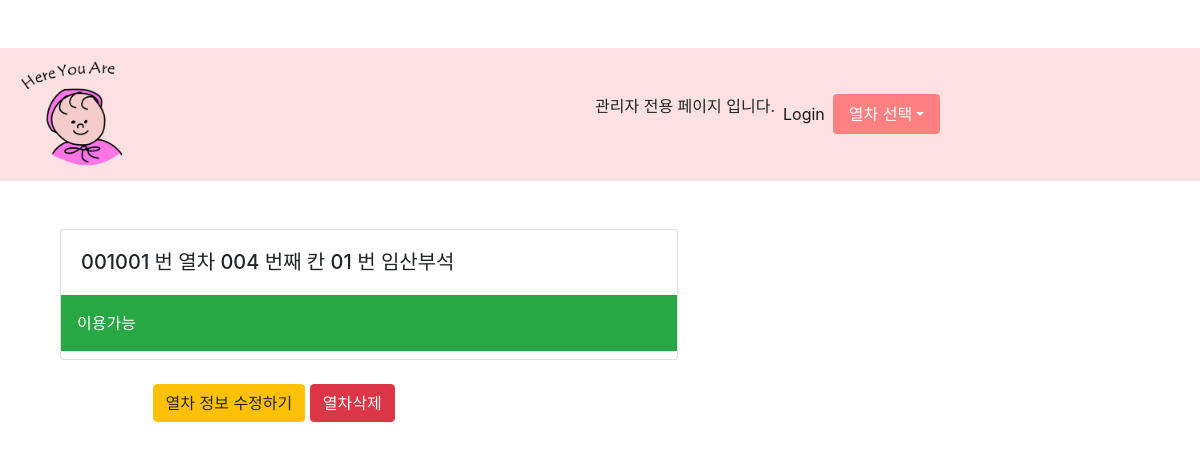
The app's page /webserver/1/, older data.
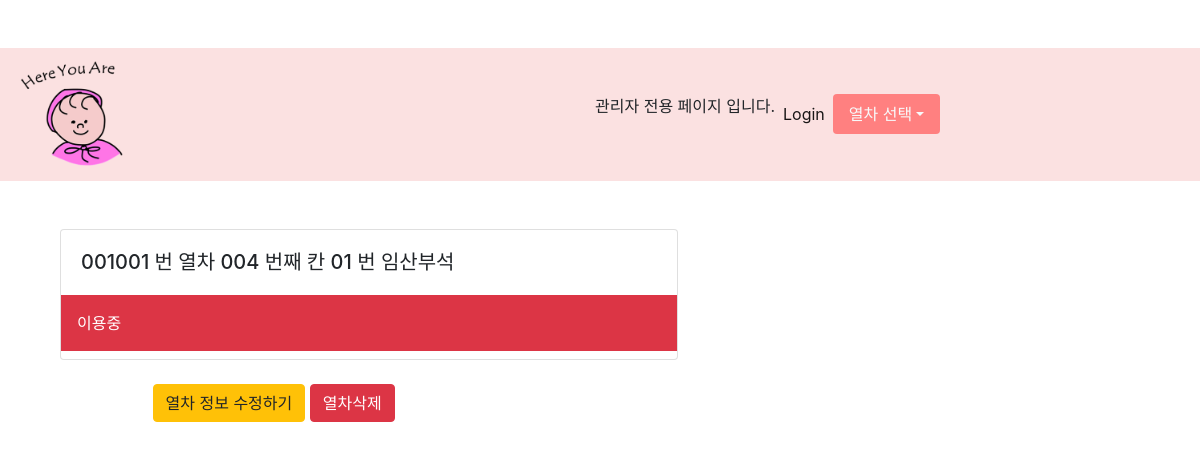
The same page, newer data.
### webserver/views.py (the view)
# urls.py: path('<int:train_pk>/', views.detail, name="detail"),
def detail(request, train_pk):
    train = get_object_or_404(Train, pk=train_pk)
    context = {
        'train' : train,
    }
    return render(request, 'webserver/detail.html', context)

### config/templates/webserver/detail.html (shortened to what this page needs)
{% extends 'base.html' %}
{% block body %}
  <div class="mt-4 col-7">
    <div class="card">
      <div class="card-body">
        <h5 style="display : inline;" class="card-title">
          {{ train.train_no }} 번 열차 {{train.slot_no}} 번째 칸 {{train.seat_no}} 번 임산부석
        </h5>
      </div>
      {% if train.empty  %}
          <span class="p-3 mb-2 bg-danger text-white">이용중</span>
        {% else %}
          <span class="p-3 mb-2 bg-success text-white">이용가능</span>
        {% endif %}
    </div>
  </div>
  <div class="container">
    <div class="mt-4 row row justify-content-center">
      <div class="col-12 col-sm-9  col-md-10 mb-3">
        <a href="{% url 'webserver:edit' train.pk %}" class="btn btn-warning">열차 정보 수정하기</a>
        <form action="{% url 'webserver:edit' train.pk %}" method="POST" style="display : inline;" onclick="return confirm('정말로 삭제하시겠습니까')">
          <input class="btn btn-danger"  type="submit" value="열차삭제">
        </form>
      </div>
    </div>
  </div>
{% endblock body %}

Row changes from the older to the newer data that the page shows:
changed Train: empty False → True (drawn)
Text that changed along with them:
text no longer shown: "이용가능"
text now shown: "이용중"
